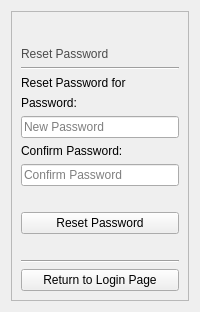
      <widget class="QWidget" name="resetPage">
       <layout class="QVBoxLayout" name="verticalLayout_9">
        <item>
         <widget class="QFrame" name="frame_3">
          <property name="frameShape">
           <enum>QFrame::StyledPanel</enum>
          </property>
          <property name="frameShadow">
           <enum>QFrame::Raised</enum>
          </property>
          <layout class="QVBoxLayout" name="verticalLayout_7">
           <item>
            <layout class="QHBoxLayout" name="horizontalLayout_3">
             <item>
              <spacer name="horizontalSpacer_22">
               <property name="orientation">
                <enum>Qt::Horizontal</enum>
               </property>
               <property name="sizeHint" stdset="0">
                <size>
                 <width>40</width>
                 <height>20</height>
                </size>
               </property>
              </spacer>
             </item>
             <item>
              <widget class="QLabel" name="Icon_3">
               <property name="maximumSize">
                <size>
                 <width>120</width>
                 <height>81</height>
                </size>
               </property>
               <property name="text">
                <string/>
               </property>
               <property name="pixmap">
                <pixmap resource="../resource.qrc">:/futminna_logo</pixmap>
               </property>
               <property name="alignment">
                <set>Qt::AlignCenter</set>
               </property>
              </widget>
             </item>
             <item>
              <spacer name="horizontalSpacer_23">
               <property name="orientation">
                <enum>Qt::Horizontal</enum>
               </property>
               <property name="sizeHint" stdset="0">
                <size>
                 <width>40</width>
                 <height>20</height>
                </size>
               </property>
              </spacer>
             </item>
            </layout>
           </item>
           <item>
            <widget class="QLabel" name="label_4">
             <property name="styleSheet">
              <string notr="true">color:rgb(75, 75, 75);
font: 16pt &quot;Comic Sans MS&quot;;</string>
             </property>
             <property name="text">
              <string>Reset Password</string>
             </property>
            </widget>
           </item>
           <item>
            <widget class="Line" name="line_3">
             <property name="orientation">
              <enum>Qt::Horizontal</enum>
             </property>
            </widget>
           </item>
           <item>
            <widget class="QLabel" name="label_5">
             <property name="text">
              <string>Reset Password for</string>
             </property>
            </widget>
           </item>
           <item>
            <layout class="QVBoxLayout" name="verticalLayout_8">
             <item>
              <widget class="QLabel" name="label_6">
               <property name="text">
                <string>Password:</string>
               </property>
              </widget>
             </item>
             <item>
              <widget class="QLineEdit" name="pword">
               <property name="echoMode">
                <enum>QLineEdit::Password</enum>
               </property>
               <property name="placeholderText">
                <string>New Password</string>
               </property>
              </widget>
             </item>
             <item>
              <widget class="QLabel" name="label_7">
               <property name="text">
                <string>Confirm Password:</string>
               </property>
              </widget>
             </item>
             <item>
              <widget class="QLineEdit" name="confirmPword">
               <property name="echoMode">
                <enum>QLineEdit::Password</enum>
               </property>
               <property name="placeholderText">
                <string>Confirm Password</string>
               </property>
              </widget>
             </item>
             <item>
              <spacer name="horizontalSpacer_3">
               <property name="orientation">
                <enum>Qt::Horizontal</enum>
               </property>
               <property name="sizeHint" stdset="0">
                <size>
                 <width>40</width>
                 <height>20</height>
                </size>
               </property>
              </spacer>
             </item>
             <item>
              <widget class="QPushButton" name="resetPwordBtn">
               <property name="text">
                <string>Reset Password</string>
               </property>
              </widget>
             </item>
             <item>
              <spacer name="horizontalSpacer_4">
               <property name="orientation">
                <enum>Qt::Horizontal</enum>
               </property>
               <property name="sizeHint" stdset="0">
                <size>
                 <width>40</width>
                 <height>20</height>
                </size>
               </property>
              </spacer>
             </item>
             <item>
              <widget class="Line" name="line_4">
               <property name="orientation">
                <enum>Qt::Horizontal</enum>
               </property>
              </widget>
             </item>
             <item>
              <widget class="QPushButton" name="loginRetBtn">
               <property name="text">
                <string>Return to Login Page</string>
               </property>
              </widget>
             </item>
            </layout>
           </item>
          </layout>
         </widget>
        </item>
       </layout>
      </widget>
